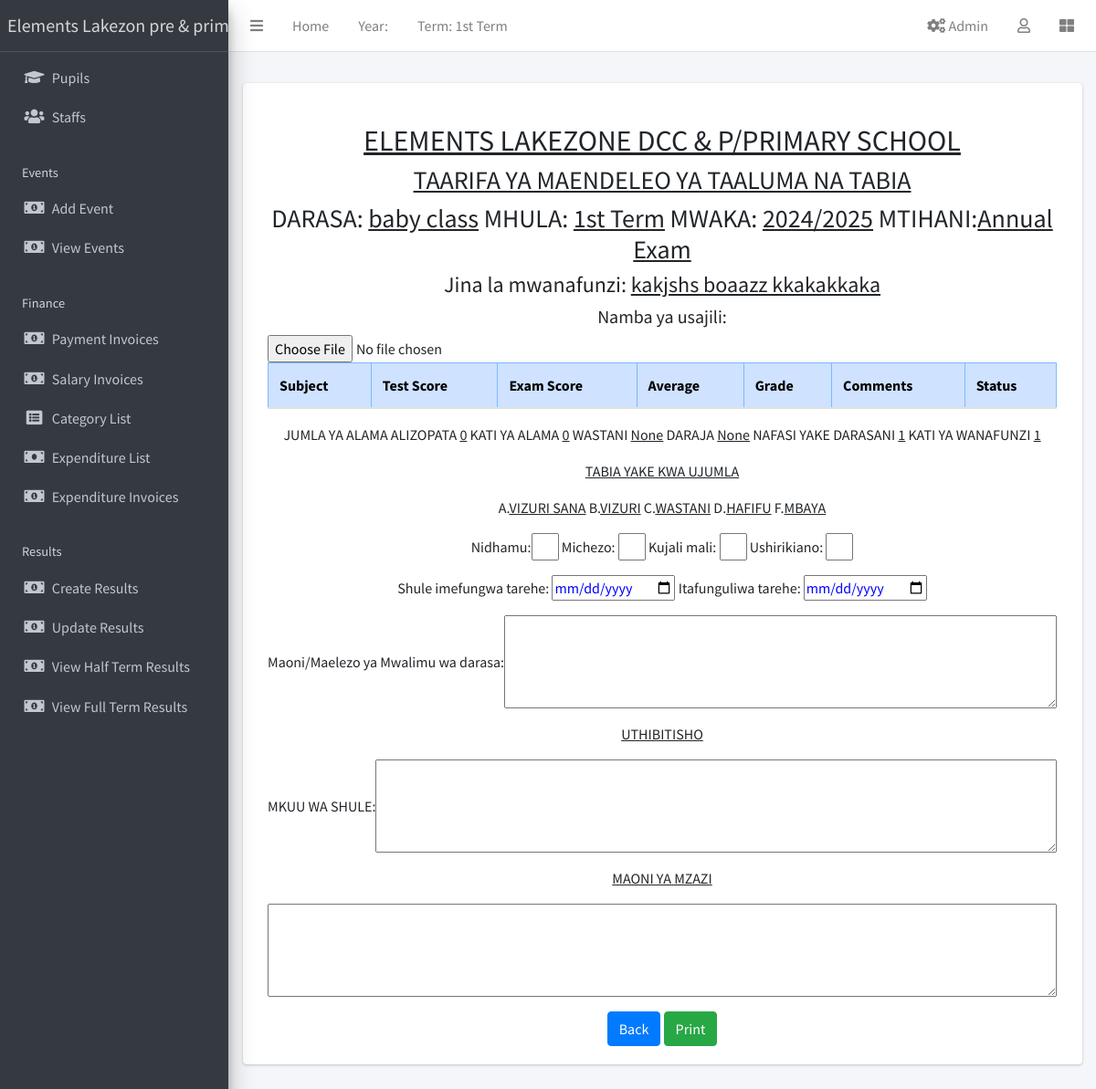
Page /result/student/18/ on the committed database.
### apps/corecode/models.py (models this page shows, shortened)
class AcademicTerm(models.Model):
    name = models.CharField(max_length=20, unique=True)
    current = models.BooleanField(default=True)
    class Meta:
        ordering = ["name"]

class StudentClass(models.Model):
    name = models.CharField(max_length=200, unique=True)
    class Meta:
        verbose_name = "Class"
        verbose_name_plural = "Classes"
        ordering = ["name"]
    def __str__(self):
        return self.name

class AcademicSession(models.Model):
    name = models.CharField(max_length=200, unique=True)
    current = models.BooleanField(default=True)
    class Meta:
        ordering = ["-name"]

class ExamType(models.Model):
    name = models.CharField(max_length=50, unique=True)
    current = models.BooleanField(default=True)
    class Meta:
        ordering = ["name"]

### apps/result/views.py (the view, shortened to what this page needs)
# urls.py: path('student/<int:student_id>/', StudentResultsView.as_view(), name='student-results'),
class StudentResultsView(TemplateView):
    template_name = 'result/student_results.html'
    def get_context_data(self, **kwargs):
        context = super().get_context_data(**kwargs)
        student_id = kwargs.get('student_id')  # Assuming you pass the student id through URL
        student = get_object_or_404(Student, pk=student_id)
        current_session = AcademicSession.objects.filter(current=True).first()
        current_term = AcademicTerm.objects.filter(current=True).first()
        current_exam = ExamType.objects.filter(current=True).first()
        student_results = Result.objects.filter(
            student_id=student_id,
            session=current_session,
            term=current_term,
            exam=current_exam
        )
        context['student_name'] = f"{student.firstname} {student.surname} {student.other_name}"
        context['student_class'] = student.current_class
        subjects = {}
        total_marks = 0
        context['subjects'] = subjects
        context['current_session'] = current_session.name if current_session else None
        context['current_term'] = current_term.name if current_term else None
        context['current_exam'] = current_exam.name if current_exam else None
        context['total'] = total_marks  # Update to sum of averages
        context['overall_average'] = total_marks / len(subjects) if subjects else None
        context['overall_total_marks'] = len(subjects) * 50  # Assuming 50 is the highest marks
        context['overall_grade'] = Result.calculate_overall_grade(student) if student_results else None
        total_students = Result.total_students(student.current_class.id)
        context['total_students'] = total_students
        student_class = student.current_class
        all_students = Student.objects.filter(current_class=student_class)
        overall_averages = []
        for each_student in all_students:
            student_results = Result.objects.filter(
                student=each_student,
                session=current_session,
                term=current_term,
                exam=current_exam
            )
            total_marks = sum(result.average for result in student_results)
            overall_avg = total_marks / len(subjects) if subjects else None
            overall_averages.append((each_student, overall_avg))
        sorted_students = sorted(overall_averages, key=lambda x: x[1], reverse=True)
        student_position = None
        for i, (student_in_list, overall_avg) in enumerate(sorted_students, start=1):
            if student == student_in_list:
                student_position = i
                break
        context['student_position'] = student_position
        for result in student_results:
            result.grade = result.calculate_grade()
        return context

### apps/corecode/context_processors.py (called while the page is built)
def site_defaults(request):
    current_session = AcademicSession.objects.get(current=True)
    current_term = AcademicTerm.objects.get(current=True)
    current_exam = ExamType.objects.get(current=True)
    vals = SiteConfig.objects.all()
    contexts = {
        "current_session": current_session.name,
        "current_term": current_term.name,
        "current_exam": current_exam.name,
    }
    for val in vals:
        contexts[val.key] = val.value
    return contexts

### apps/result/models.py (called while the page is built)
    @classmethod
    def total_students(cls, class_name):
        return Student.objects.filter(current_class=class_name).count()

### apps/result/templates/result/student_results.html (shortened to what this page needs)
{% extends "base.html" %}
{% block content %}
<div class="container mt-4">
    <h2 class="text-center"><u>ELEMENTS LAKEZONE DCC & P/PRIMARY SCHOOL</u></h2>
    <h3 class="text-center"><u>TAARIFA YA MAENDELEO YA TAALUMA NA TABIA</u></h3>
    <h3 class="text-center">
        DARASA: <u>{{ student_class }}</u> MHULA:
        <u>{{ current_term }}</u> MWAKA:
        <u>{{ current_session }}</u>
        MTIHANI:<u>{{ current_exam }}</u>
    </h3>
    <h4 class="text-center">Jina la mwanafunzi: <u>{{ student_name }}</u></h4>
    <h5 class="text-center">Namba ya usajili: <u>{{ registration_number }}</u></h5>
    <input type="file" name="student_image" id="studentImageInput" accept="image/*" onchange="displayImage(event)" />
    <div class="table-responsive">
        <table class="table table-bordered">
            <thead class="table-primary">
                <tr>
                    <th>Subject</th>
                    <th>Test Score</th>
                    <th>Exam Score</th>
                    <th>Average</th>
                    <th>Grade</th>
                    <th>Comments</th>
                    <th>Status</th>
                </tr>
            </thead>
        </table>
    </div>
    <p class="text-center">
        JUMLA YA ALAMA ALIZOPATA <u>{{ total }}</u> KATI YA ALAMA
        <u>{{ overall_total_marks }}</u> WASTANI
        <u>{{ overall_average }}</u> DARAJA
        <u>{{ overall_grade }}</u> NAFASI YAKE DARASANI
        <u>{{ student_position }}</u> KATI YA WANAFUNZI
        <u>{{ total_students }}</u>
    </p>
    <p class="text-center" ><u>TABIA YAKE KWA UJUMLA</u></p>
    <p class="text-center">
        A.<u>VIZURI SANA</u> B.<u>VIZURI</u> C.<u>WASTANI</u> D.<u>HAFIFU</u>
        F.<u>MBAYA</u>
    </p>
    <p class="text-center">
        Nidhamu:<input type="text" name="nidhamu" class="blue-text" style="width: 30px;" /> Michezo:
        <input type="text" name="michezo" class="blue-text" style="width: 30px;" />
        Kujali mali:
        <input type="text" name="kujali_mali" class="blue-text" style="width: 30px;" /> Ushirikiano:
        <input type="text" name="ushirikiano" class="blue-text" style="width: 30px;" />
    </p>
    <p class="text-center">
        Shule imefungwa tarehe:
        <input type="date" name="shule_imefungwa_tarehe" class="blue-text" /> Itafunguliwa tarehe:
        <input type="date" name="itafunguliwa_tarehe" class="blue-text" />
    </p>
    <p class="text-center" style="display: flex; align-items: center;">
        <span style="flex: 0 0 auto;">Maoni/Maelezo ya Mwalimu wa darasa:</span>
        <textarea name="maoni_maelezo_mwalimu" rows="4" cols="30" class="vertical-middle-placeholder blue-text" style="flex: 1;"></textarea>
    </p>
    <p class="text-center"><u>UTHIBITISHO</u></p>
    <p class="text-center" style="display: flex; align-items: center;">
        <span style="flex: 0 0 auto;">MKUU WA SHULE:</span>
        <textarea name="maoni_maelezo_mwalimu" rows="4" cols="30" class="vertical-middle-placeholder blue-text" style="flex: 1;"></textarea>
    </p>
    <p class="text-center"><u>MAONI YA MZAZI</u></p>
    <p class="text-center" style="display: flex; align-items: center;">
        <textarea name="maoni_maelezo_mwalimu" rows="4" cols="30" class="vertical-middle-placeholder blue-text" style="flex: 1;"></textarea>
    </p>
    <div class="text-center d-print-none">
        <button class="btn btn-primary" onclick="window.history.back()">Back</button>
        <button class="btn btn-success" onclick="window.print()">Print</button>
    </div>
</div>
{% endblock %}

### templates/base.html (shortened to what this page needs)
{% load static %}
<!DOCTYPE html>
<html lang="en">
<head>
  <link rel="stylesheet" href="{% static 'css/bootstrap.min.css' %}">
  <link href="https://stackpath.bootstrapcdn.com/bootstrap/5.1.3/css/bootstrap.min.css" rel="stylesheet">
  <link rel="stylesheet" href="{% static 'plugins/fontawesome-free/css/all.min.css' %}">
  <link rel="stylesheet" href="{% static 'plugins/toastr/toastr.min.css' %}">
  <link rel="stylesheet" href="{% static 'plugins/overlayScrollbars/css/OverlayScrollbars.min.css' %}">
  <link rel="stylesheet" href="{% static 'plugins/Datatables/datatables.min.css' %}" />
  <link rel="stylesheet" href="{% static 'dist/css/adminlte.min.css' %}">
</head>
<body class="hold-transition sidebar-mini layout-fixed layout-navbar-fixed layout-footer-fixed">
  <div class="wrapper">
    <nav class="main-header navbar navbar-expand navbar-white navbar-light">
      <ul class="navbar-nav">
        <li class="nav-item">
          <a class="nav-link" data-widget="pushmenu" href="#" role="button"><i class="fas fa-bars"></i></a>
        </li>
        <li class="nav-item d-none d-sm-inline-block">
          <a href="{% url 'home' %}" class="nav-link">Home</a>
        </li>
        <li class="nav-item d-none d-sm-inline-block">
          <a class="nav-link">Year: {{ current_year}}</a>
        </li>
        <li class="nav-item d-none d-sm-inline-block">
          <a class="nav-link">Term: {{ current_term }}</a>
        </li>
      </ul>
      <ul class="navbar-nav ml-auto">
  <li class="nav-item">
    <a class="nav-link" href="{% url 'goto-admin' %}">
      <i class="fas fa-cogs"></i> Admin
    </a>
  </li>
        <li class="nav-item dropdown">
          <a class="nav-link" data-toggle="dropdown" href="#">
            <i class="far fa-user"></i>
          </a>
        </li>
        <li class="nav-item">
          <a class="nav-link" data-widget="control-sidebar" data-slide="true" href="#" role="button"><i class="fas fa-th-large"></i></a>
        </li>
      </ul>
    </nav>
    <aside class="main-sidebar sidebar-dark-primary elevation-4">
      <a href="{% url 'home' %}" class="brand-link">{{"Elements Lakezon pre & primary school" }}</a>
      <div class="sidebar">
        <nav class="mt-2">
          <ul class="nav nav-pills nav-sidebar flex-column" data-widget="treeview" role="menu" data-accordion="false">
            <li class="nav-item">
               <a href="{% url 'student-list' %}" class="nav-link">
                <i class="nav-icon fas fa-graduation-cap"></i>
                <p>Pupils</p>
              </a>
            </li>
            <li class="nav-item">
              <a href="{% url 'staff-list' %}" class="nav-link">
                <i class="nav-icon fas fa-users"></i>
                <p>
                  Staffs
                </p>
              </a>
            </li>
            <li class="nav-header">Events</li>
            <li class="nav-item">
               <a href="{% url 'event_create' %}" class="nav-link">
                <i class="nav-icon fas fa-money-bill-alt"></i>
                <p>Add Event</p>
              </a>
            </li>
            <li class="nav-item">
                <a href="{% url 'event_list' %}" class="nav-link">
                <i class="nav-icon fas fa-money-bill-alt"></i>
                <p>View Events</p>
              </a>
            </li>
            <li class="nav-header">Finance</li>
            <li class="nav-item">
               <a href="{% url 'invoice-list' %}" class="nav-link">
                <i class="nav-icon fas fa-money-bill-alt"></i>
                <p>Payment Invoices</p>
              </a>
            </li>
            <li class="nav-item">
                <a href="{% url 'salary-invoice-list' %}" class="nav-link">
                <i class="nav-icon fas fa-money-bill-alt"></i>
                <p>Salary Invoices</p>
              </a>
            </li>
            <li class="nav-item">
               <a href="{% url 'category_list' %}" class="nav-link">
                <i class="nav-icon fas fa-list-alt"></i>
                <p>Category List</p>
              </a>
            </li>
            <li class="nav-item">
              <a href="{% url 'expenditure_list' %}" class="nav-link">
                <i class="nav-icon fas fa-money-bill"></i>
                <p>Expenditure List</p>
              </a>
            </li>
            <li class="nav-item">
            <a href="{% url 'expenditure-invoice-list' %}" class="nav-link">
                <i class="nav-icon fas fa-money-bill-alt"></i>
                <p>Expenditure Invoices</p>
              </a>
            </li>
            <li class="nav-header">Results</li>
            <li class="nav-item">
              <a href="{% url 'create-result' %}" class="nav-link">
                <i class="nav-icon fas fa-money-bill-alt"></i>
                <p>
                  Create Results
                </p>
              </a>
            </li>
            <li class="nav-item">
              <a href="{% url 'edit-results' %}" class="nav-link">
                <i class="nav-icon fas fa-money-bill-alt"></i>
                <p>
                  Update Results
                </p>
              </a>
            </li>
            <li class="nav-item">
              <a href="{% url 'single-class' %}" class="nav-link">
                <i class="nav-icon fas fa-money-bill-alt"></i>
                <p>
                  View Half Term Results
                </p>
              </a>
            </li>
            <li class="nav-item">
              <a href="{% url 'class-list' %}" class="nav-link">
                  <i class="nav-icon fas fa-money-bill-alt"></i>
                  <p>
                      View Full Term Results
                  </p>
              </a>
          </li>
          <li class="nav-header">School Properties</li>
        </nav>
      </div>
    </aside>
    <div class="content-wrapper">
      <section class="content-header">
      </section>
      <section class="content">
        <div class="container-fluid">
          <div class="row">
            <div class="col-md-12">
              {% block fullcard %}
              <div class="card">
                <div class="card-body">
                  <div class="row">
                    <div class="col">
                      {% block content %}
                      {% endblock content %}
                    </div>
                  </div>
                </div>
              </div>
              {% endblock fullcard %}
            </div>
          </div>
        </div>
      </section>
    </div>
  </div>
</body>
</html>

### apps/result/templates/result/student_results.html (style rules this page uses)
.blue-text { color: blue; }

### rows in the picture
AcademicTerm: name "1st Term"
StudentClass: name "baby class"
AcademicSession: name "2024/2025"
ExamType: name "Annual Exam"

### other values in the picture
{{ "Elements Lakezon pre & primary school" }} "Elements Lakezon pre &…"
{{ student_name }} "kakjshs boaazz kkakakkaka"
{{ total }} "0"
{{ overall_total_marks }} "0"
{{ overall_average }} "None"
{{ overall_grade }} "None"
{{ student_position }} "1"
{{ total_students }} "1"
